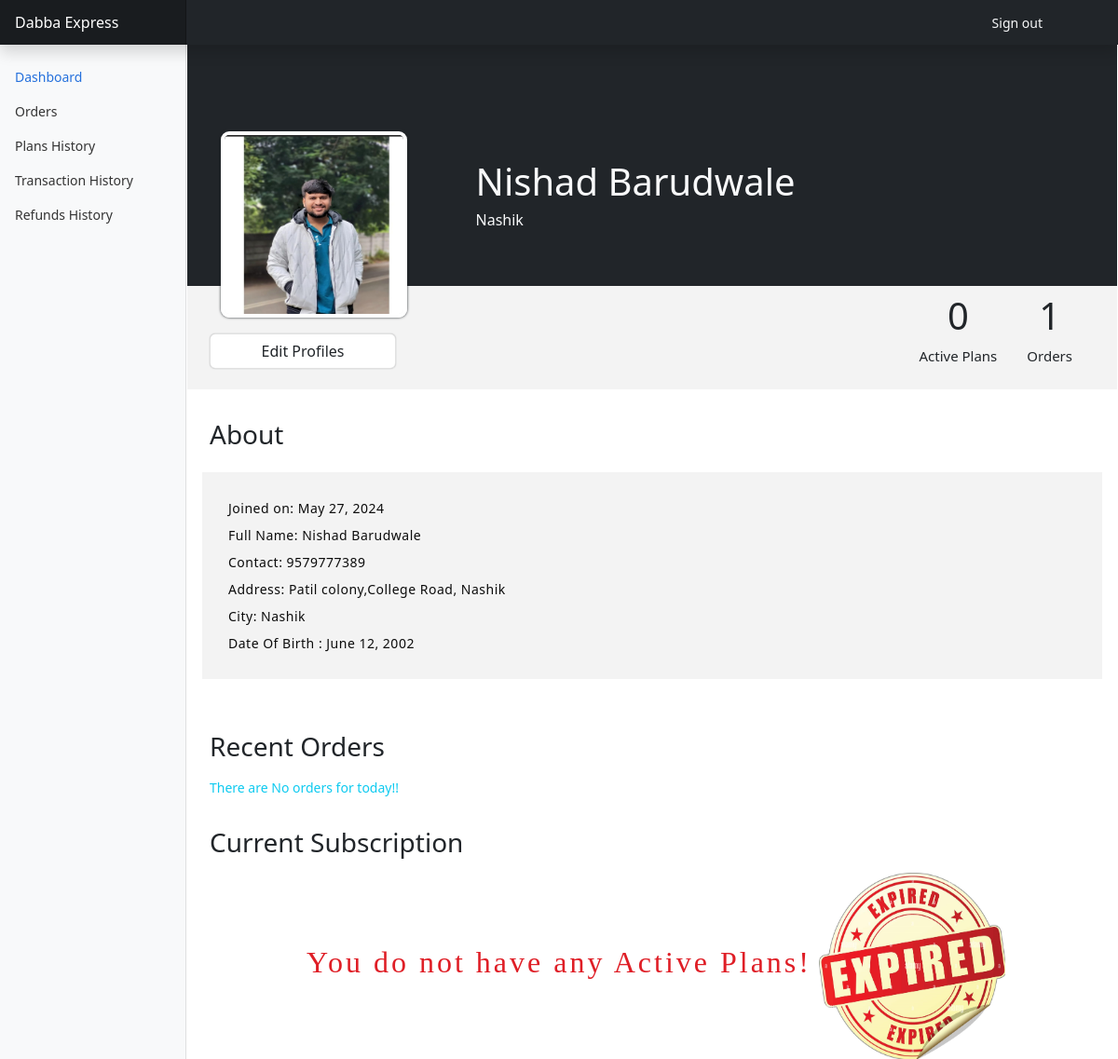
/customer/dashboard/ (signed in), run on the app's committed database.
### users/models.py (models this page shows)
class User(AbstractBaseUser, PermissionsMixin):
    class GenderTypes(models.TextChoices):
        MALE = "MALE", "Male"
        FEMALE = "FEMALE", "Female"
    class UserTypes(models.TextChoices):
        ADMIN = "ADMIN", "Admin"
        VENDOR = "VENDOR", "Vendor"
        CUSTOMER = "CUSTOMER", "Customer"
    BASE_USER_TYPE = UserTypes.CUSTOMER
    username = models.CharField(verbose_name="Username", unique=True, max_length=30, null=True, blank=True)
    email = models.EmailField(verbose_name="Email", unique=True, max_length=255)
    id = UniqueIDField(primary_key=True)
    is_active = models.BooleanField(verbose_name="Active", default=True)
    is_staff = models.BooleanField(verbose_name="Staff", default=False)
    registered_at = models.DateTimeField(verbose_name="Registered at", auto_now_add=timezone.now)
    user_type = models.CharField(
        verbose_name=("User Type"), max_length=100, choices=UserTypes.choices, blank=True,
    )
    is_email_verified = models.BooleanField(default=False)
    full_name = models.CharField(verbose_name="Full Name",  max_length=30, null=True, blank=True)
    roll_no = models.CharField(max_length=50, null=True, blank=True, default="")
    year = models.DateField(blank=True, null=True)
    aadhar_no = models.CharField(max_length=16, blank=True, null=True)
    aadhar_picture = models.ImageField(verbose_name="Aadhar Picture", blank=True, null=True)
    phone_no = models.CharField(verbose_name="Phone number", unique=True, max_length=12, null=True, blank=True)
    dob = models.DateField(verbose_name="Date of Birth", blank=True, null=True)
    is_phone_no_verified = models.BooleanField(verbose_name="Phone number verified", default=False)
    profile_photo = models.ImageField(upload_to="user_images", verbose_name="Profile Pic", blank=True)
    gender = models.CharField(verbose_name=("Gender Type"), max_length=20,
                              choices=GenderTypes.choices,  blank=True, null=True)
    reg_number = models.CharField(max_length=50, verbose_name="Registration Number", blank=True, null=True)
    start_date = models.DateField(auto_created=False, blank=True, null=True)
    end_date = models.DateField(auto_created=False, blank=True, null=True)
    address = models.TextField(max_length=300, blank=True, null=True)
    pincode=models.CharField(max_length=20, blank=True, null=True)
    state = models.CharField(max_length=100, blank=True, null=True)
    city = models.CharField(max_length=20, blank=True, null=True)
    street = models.CharField(max_length=200, blank=True, null=True)
    EMAIL_FIELD = "email"
    USERNAME_FIELD = "email"
    objects = UserManager()
    class Meta:
        verbose_name = "User"
        verbose_name_plural = "Users"

### customer/views.py (the view)
# urls.py: path('dashboard/', views.Dashboard.as_view(), name="customer_dashboard"),
class Dashboard(View):
    def get(self, request):
        customer = User.objects.filter(id=request.user.id).first()
        one_day_ago = timezone.now() - timedelta(days=1)
        subscription = Subscription.objects.filter(Q(customer=customer) & Q(end_date__lte=one_day_ago))
        for subs in subscription:
            cancel_current_plan(request, subs.id)
        today = datetime.now().date()
        plans = Subscription.objects.filter(Q(plan_status = PlanStatus.ACTIVE) & Q(customer = customer))[:2]
        orders = Order.objects.filter(customer = customer).order_by('-created_on')
        one_day_ago = timezone.now() - timedelta(days=1)
        orders_in_progress = orders.filter(Q(status="INPROCESS") & Q(created_on__lte=one_day_ago))
        for order in orders_in_progress:
            order.status = 'OUTDATED'
            order.save()
        recent_orders = orders.filter(Q(created_on__date = today) & Q(customer = customer))
        context= {
            'customer':customer,
            'subscription':plans,
            'recent_orders':recent_orders,
            'orders': Order.objects.filter(Q(customer = customer) & Q(status = OrderStatus.DELIVERED))
        }
        return render(request, 'customer/dashboard.html', context)

### users/views.py (called while the page is built, shortened)
def cancel_current_plan(request, id):
    try:
        subs = Subscription.objects.filter(id=id).first()
        refund = subs.total_orders
        if subs.plan.plan_type == PlanTypes.BOTH:
            refund = refund/2
        subs.plan_status = "EXPIRED"
        subs.total_orders = 0
        subs.save()
        plan_price = float(subs.plan.price)/subs.plan.duration
        refund = refund*plan_price
        customer = User.objects.filter(id=subs.customer.id).first()
        return True
    except Exception:
        return False

### customer/templates/customer/dashboard.html
{% extends 'customer_base.html' %}
{% load custom_tags %}
{% load static %}
{% block content %}
<div class="containter-fluid p-0" style="margin:-11px; margin-top:-31px">
  <div class="bg-dark" style="height:260px">
    <div class="row mx-0 p-4 align-items-baseline flex-sm-nowrap flex-wrap" style="margin-top:30px" >
      <div class="col-sm-6 col-md-4 col-lg-3">
        <img class="mess_profile_photo glightbox" style= "margin-top:70px;"
            src="{{customer.profile_photo.url}}">
      </div>
      <div class="col-sm-6  text-light px-5 user_names">
        <h1>{{customer.full_name|title}}</h1>
        <h6>{{customer.city|title}} </h6>
      </div>
    </div>
  </div>
  <div class="d-flex px-4 align-items-center flex-sm-nowrap flex-wrap edit-profiles" style="background:#ececec9f">
    <div class="flex-item flex-grow-1">
      <a href="{% url 'customer:update-profile' %}" class="btn" style="width: 200px; margin-top:30px;
          background: white;
          border: 1px solid #d3d3d3ad;
          box-shadow: 0px 0px 2px -1px">Edit Profiles</a>
    </div>
    <div class="d-flex justify-content-sm-end justify-content-center flex-grow-1">
      <div class="flex-item p-2 px-2 mess_numbers">
        <h1 class="text-center">{{subscription.count}}</h1>
        <p class="font-weight-bold" style="font-size:15px">Active Plans</p>
      </div>
      <div class="flex-item p-2 px-4 mess_numbers">
        <h1 class="text-center">{{orders.count}}</h1>
        <p class="font-weight-bold" style="font-size:15px">Orders</p>
      </div>
    </div>
  </div>
  <h3 class="p-2 px-4 mt-4">About</h3>
  <div style="margin: 29px; background: #ececec9f;" class="m-3 my-3 p-4">
    <div class="p-1 mess_details">Joined on: {{customer.registered_at|date}}</div>
    <div class="p-1 mess_details">Full Name: {{customer.full_name|title}}</div>
    <div class="p-1 mess_details">Contact: {{customer.phone_no}}</div>
    <div class="p-1 mess_details">Address: {{customer.address}}</div>
    <div class="p-1 mess_details">City: {{customer.city}}</div>
    <div class="p-1 mess_details"> Date Of Birth : {{customer.dob}}</div>
  </div>
  <h3 class="p-2 px-4 mt-5">Recent Orders</h3>
  {% if recent_orders %}
  <p class="px-4">*Order can only be Cancel before <span class="text-danger">9:00 AM</span>
      for Lunch and <span class="text-danger">6:00 PM</span> for Dinner</p>
  <div class="table-responsive mt-2 mb-4 px-4">
    <table class="table table-striped table-md order_table">
      <thead>
        <tr>
          <th scope="col">Order ID</th>
          <th scope="col">Mess</th>
          <th scope="col" class="text-nowrap">Order Type</th>
          <th scope="col">Menu</th>
          <th scope="col" class="text-nowrap">Secret OTP</th>
          <th scope="col">Date</th>
          <th colspan="2" scope="col">Order Status</th>
        </tr>
      </thead>
      <tbody>
          {% for order in recent_orders %}
          <tr class="customer">
              <td>{{order.order_id}}</td>
              <td><strong>{{order.mess.mess_name|title}}</strong></td>
              <td class="text-primary">{{order.menu.category}}</td>
              <td><strong>{{order.menu.name}}</strong>:<br>{{order.menu.items}}</td>
              <td><button class="btn btn-md text-primary border border-1" style="font-weight:600"
                    onclick="alert('Your Secret One Time Passowrd is {{order.verify_otp}}')">Get OTP</button></td>
              <td><span style="font-weight:600">{{order.created_on|date}}</span></td>
              <td><span class="text-light p-1" {% if order.status == "INPROCESS" %}
                  style="background:#b4c913; font-weight: 600;"{% elif order.status == "Delivered" %} style="background:rgb(0, 128, 38);"
                  {% else %} style="background:#ff1b1bc2;" {% endif %}>
                {{order.status}}</span></td>
              <td>{% if order.status == "INPROCESS" %}
                 <a class="btn btn-md text-primary border border-1"
                    href="{% url 'customer:cancel_order' order.order_id %}?order_type={{order.menu.category}}"
                    style="font-weight:600">Cancel</a>
                {% endif %}
              </td>
            </tr>
          {% endfor %}
      </tbody>
    </table>
  </div>
  {% else %}
  <p class="text-info px-4">There are No orders for today!!</p>
  {% endif %}
  <h3 class="p-2 px-4 mt-4">Current Subscription</h3>
  {% if subscription %}
  {% for plans in subscription %}
  <div class="d-flex mx-4 mb-4 flex-lg-nowrap flex-wrap">
    <img class="img-responsive plan_photo glightbox" src="{{plans.plan.image.url}}">
    <div class="p-2 px-md-5 plans_details">
      <p>Plan: <strong>{{plans.plan.plan}}</strong></p>
      <p>Plan type: <strong>{{plans.plan.plan_type}}</strong></p>
      <p>Mess name: <strong>{{plans.plan.mess.mess_name|title}}</strong></p>
      <p class="text-muted">{{plans.plan.description}}</p>
      <p>Duration: <strong>{{plans.plan.duration}}</strong></p>
    </div>
    <div class="d-flex flex-sm-nowrap flex-wrap flex-grow-1">
      <div class="p-2 plans_details flex-grow-1">
        <p class="text-sm-end">
          <span class="text-light p-1 " style="background: #8b8b8bc2">End Date</span><span class="text-light p-1" style="background:#158dc1d9;">{{plans.end_date|date}}</span>
        </p>
      </div>
      <div class="p-2 plans_details">
        <p class="text-sm-end">
          <span class="text-light p-1" style="background: #8b8b8bc2">Status</span><span class="text-light p-1" style="background:#3abb21;">{{plans.plan_status}}</span>
        </p>
        <button class="btn" onclick="cancel_this_plan(this, '{{plans.id}}')">Cancel Plan</button>
      </div>
    </div>
  </div>
  {% endfor %}
  {% else %}
  <div class="d-flex align-items-center justify-content-center">
    <h3 class="not_active_plans mx-2 ">You do not have any Active Plans!</h3>
    <img class="img-responsive expired_icon" src="{% static 'icons/expired_icon.jpg' %}">
  </div>
  {% endif %}
</div>
{% endblock %}

### static/css/dashboard.css (style rules this page uses)
body { font-size: .875rem; }
.mess_profile_photo { width: 200px; height:200px; border-radius: 9px; border: 4px solid white; box-shadow:0px 0px 3px 0px; }
.expired_icon { width: 200px; height:200px; border-radius: 9px; }
.mess_numbers { font-weight: 500; font-family: system-ui }
.mess_details { font-size: 14px; font-weight: 500; letter-spacing: 0.5px; color: rgb(12, 12, 12); font-family: 'system-ui'; }
.not_active_plans { text-align: center; font-size: 32px; color: #df1e26; letter-spacing: 3px; font-family: fantasy; }

### static/css/plans.css (style rules this page uses)
a { text-decoration:none; }
.text-center { text-align: center!important; }

### data on the page
User: profile_photo (picture), full_name "Nishad Barudwale", city "Nashik", registered_at "May 27, 2024", phone_no "9579777389", address "Patil colony,College Road, Nashik", dob "June 12, 2002"

### other printed values
{{ subscription.count }} "0"
{{ orders.count }} "1"
